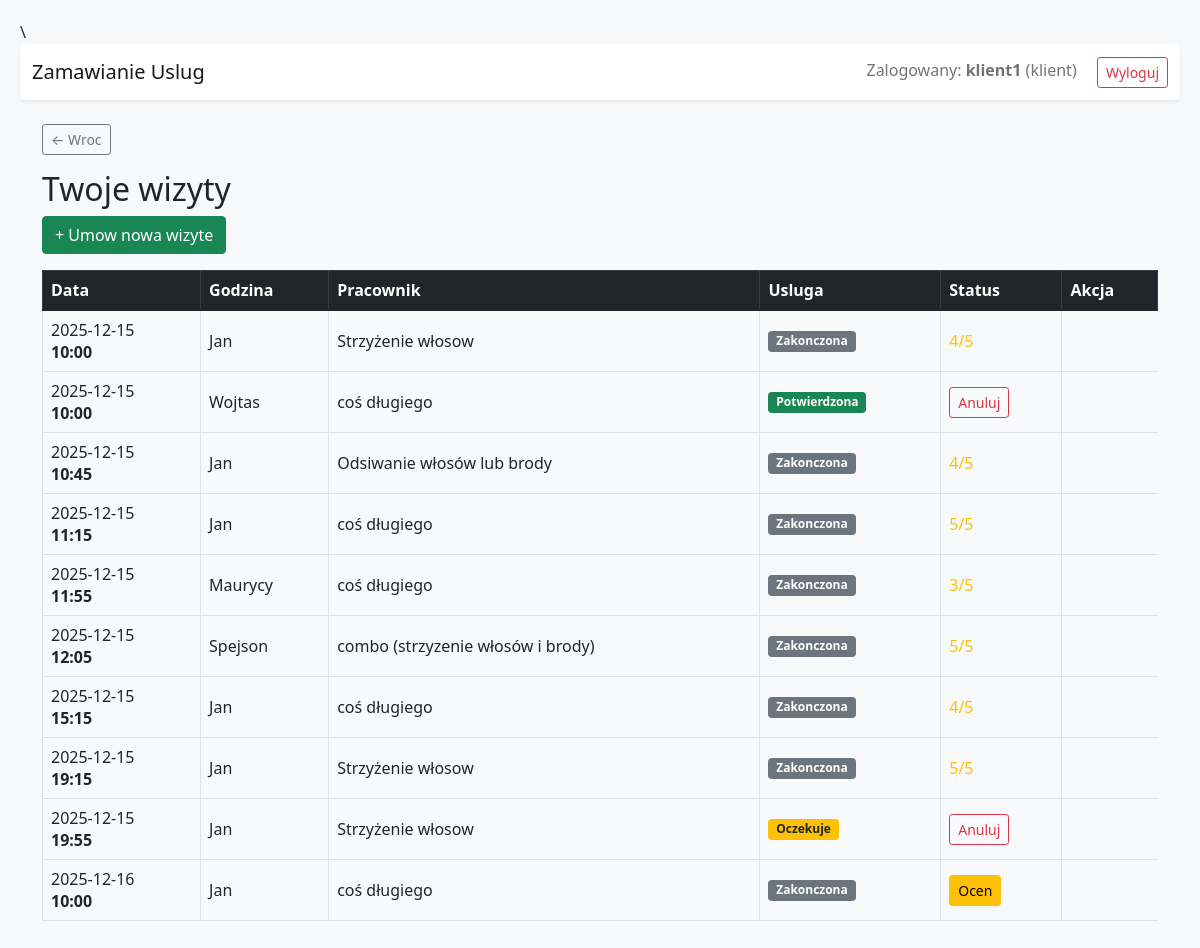
The page /client (signed in) on the database its author committed.
### app.py (models this page shows)
class User(UserMixin, db.Model):
    id = db.Column(db.Integer, primary_key=True)
    username = db.Column(db.String(100), unique=True, nullable=False)
    password = db.Column(db.String(100), nullable=False)
    role = db.Column(db.String(50), nullable=False)
    salon_id = db.Column(db.Integer, db.ForeignKey('salon.id'), nullable=True)
    work_days = db.Column(db.String(20), default="0,1,2,3,4")
    breaks_json = db.Column(db.String(1000), default="{}")
    reviews_received = db.relationship('Review', foreign_keys='Review.employee_id', backref='employee_reviewed', lazy=True)

class Appointment(db.Model):
    id = db.Column(db.Integer, primary_key=True)
    date = db.Column(db.String(50), nullable=False)
    time = db.Column(db.String(50), nullable=False)
    status = db.Column(db.String(20), default="oczekuje")
    proposed_date = db.Column(db.String(50), nullable=True)
    proposed_time = db.Column(db.String(50), nullable=True)
    client_id = db.Column(db.Integer, db.ForeignKey('user.id'))
    employee_id = db.Column(db.Integer, db.ForeignKey('user.id'))
    service_id = db.Column(db.Integer, db.ForeignKey('service.id'))
    salon_id = db.Column(db.Integer, db.ForeignKey('salon.id'))
    service = db.relationship('Service')
    employee = db.relationship('User', foreign_keys=[employee_id])
    client = db.relationship('User', foreign_keys=[client_id])
    review_obj = db.relationship('Review', backref='appointment', uselist=False, cascade="all, delete-orphan")

class Service(db.Model):
    id = db.Column(db.Integer, primary_key=True)
    name = db.Column(db.String(100), nullable=False)
    duration = db.Column(db.Integer, nullable=False)
    price = db.Column(db.Float, nullable=False)
    salon_id = db.Column(db.Integer, db.ForeignKey('salon.id'), nullable=False)

class Review(db.Model):
    id = db.Column(db.Integer, primary_key=True)
    rating = db.Column(db.Integer, nullable=False)
    comment = db.Column(db.String(500), nullable=True)
    created_at = db.Column(db.String(20), default=lambda: datetime.now().strftime("%Y-%m-%d"))
    appointment_id = db.Column(db.Integer, db.ForeignKey('appointment.id'), unique=True, nullable=False)
    client_id = db.Column(db.Integer, db.ForeignKey('user.id'), nullable=False)
    employee_id = db.Column(db.Integer, db.ForeignKey('user.id'), nullable=False)

### app.py (the view)
@app.route('/client')
@login_required
def client_dashboard():
    if current_user.role != 'klient': return redirect(url_for('index'))
    return render_template('client_dashboard.html', appointments=Appointment.query.filter_by(client_id=current_user.id).order_by(Appointment.date, Appointment.time).all())

### app.py (called while the page is built)
@login_manager.user_loader
def load_user(user_id):
    return db.session.get(User, int(user_id))

### templates/client_dashboard.html
{% extends 'base.html' %}
{% block content %}
<h2>Twoje wizyty</h2>
<a href="{{ url_for('booking_date') }}" class="btn btn-success mb-3">+ Umow nowa wizyte</a>
<table class="table table-bordered table-hover align-middle mb-5">
    <thead class="table-dark">
        <tr><th>Data</th><th>Godzina</th><th>Pracownik</th><th>Usluga</th><th>Status</th><th>Akcja</th></tr>
    </thead>
    <tbody>
        {% for app in appointments %}
        <tr>
            <td>{{ app.date }}<br><strong>{{ app.time }}</strong></td>
            <td>{{ app.employee.username if app.employee else '?' }}</td>
            <td>{{ app.service.name }}</td>
            <td>
                {% if app.status == 'oczekuje' %}<span class="badge bg-warning text-dark">Oczekuje</span>
                {% elif app.status == 'potwierdzona' %}<span class="badge bg-success">Potwierdzona</span>
                {% elif app.status == 'zrealizowana' %}<span class="badge bg-secondary">Zakonczona</span>
                {% elif app.status == 'zmiana_terminu' %}<div class="alert alert-info p-1 mb-0 small">Zmiana:<br>{{ app.proposed_date }} {{ app.proposed_time }}</div>
                {% else %}<span class="badge bg-danger">Odrzucona</span>{% endif %}
            </td>
            <td>
                {% if app.status == 'zmiana_terminu' %}
                    <a href="/client/respond/{{ app.id }}/accept" class="btn btn-success btn-sm">Akceptuj</a>
                    <a href="/client/respond/{{ app.id }}/reject" class="btn btn-danger btn-sm">Odrzuc</a>
                {% elif app.status == 'zrealizowana' %}
                    {% if app.review_obj %}
                        <span class="text-warning">{{ app.review_obj.rating }}/5</span>
                    {% else %}
                        <a href="/client/review/{{ app.id }}" class="btn btn-warning btn-sm">Ocen</a>
                    {% endif %}
                {% elif app.status == 'odrzucona' %}-
                {% else %}
                    <a href="/client/cancel/{{ app.id }}" class="btn btn-outline-danger btn-sm" onclick="return confirm('Anulowac?')">Anuluj</a>
                {% endif %}
            </td>
        </tr>
        {% else %}
        <tr><td colspan="6" class="text-center">Brak wizyt.</td></tr>
        {% endfor %}
    </tbody>
</table>
{% endblock %}

### templates/base.html (shortened to what this page needs)
\<!DOCTYPE html>
<html>
<head>
    <link href="https://cdn.jsdelivr.net/npm/bootstrap@5.1.3/dist/css/bootstrap.min.css" rel="stylesheet">
</head>
<body>
    <nav class="navbar navbar-expand-lg navbar-light bg-white shadow-sm mb-4 rounded">
        <div class="container-fluid">
            <a class="navbar-brand" href="/">Zamawianie Uslug</a>
            <div>
                {% if current_user.is_authenticated %}
                    <span class="navbar-text me-3 d-none d-md-inline">
                        Zalogowany: <b>{{ current_user.username }}</b> ({{ current_user.role }})
                    </span>
                    <a href="/logout" class="btn btn-outline-danger btn-sm">Wyloguj</a>
                {% else %}
                    <a href="/login" class="btn btn-primary btn-sm">Zaloguj</a>
                    <a href="/register" class="btn btn-secondary btn-sm">Rejestracja</a>
                {% endif %}
            </div>
        </div>
    </nav>
    <div class="container">
        {% if request.path != '/' %}
        <div class="back-btn">
            <button onclick="history.back()" class="btn btn-outline-secondary btn-sm">
                &larr; Wroc
            </button>
        </div>
        {% endif %}
        {% block content %}{% endblock %}
    </div>
</body>
</html>

### templates/base.html (style rules this page uses)
body { padding: 20px; background-color: #f8f9fa; }
.back-btn { margin-bottom: 15px; }

### rows shown on the page
User: username "klient1", role "klient"
Appointment: date "2025-12-15", time "10:00", employee "Jan", service.name "Strzyżenie włosow", status "Zakonczona", review_obj.rating "4"
Appointment: date "2025-12-15", time "10:00", employee "Wojtas", service.name "coś długiego", status "Potwierdzona"
Appointment: date "2025-12-15", time "10:45", employee "Jan", service.name "Odsiwanie włosów lub brody", status "Zakonczona", review_obj.rating "4"
Appointment: date "2025-12-15", time "11:15", employee "Jan", service.name "coś długiego", status "Zakonczona", review_obj.rating "5"
Appointment: date "2025-12-15", time "11:55", employee "Maurycy", service.name "coś długiego", status "Zakonczona", review_obj.rating "3"
Appointment: date "2025-12-15", time "12:05", employee "Spejson", service.name "combo (strzyzenie włosów i brody)", status "Zakonczona", review_obj.rating "5"
Appointment: date "2025-12-15", time "15:15", employee "Jan", service.name "coś długiego", status "Zakonczona", review_obj.rating "4"
Appointment: date "2025-12-15", time "19:15", employee "Jan", service.name "Strzyżenie włosow", status "Zakonczona", review_obj.rating "5"
Appointment: date "2025-12-15", time "19:55", employee "Jan", service.name "Strzyżenie włosow", status "Oczekuje"
Appointment: date "2025-12-16", time "10:00", employee "Jan", service.name "coś długiego", status "Zakonczona"
